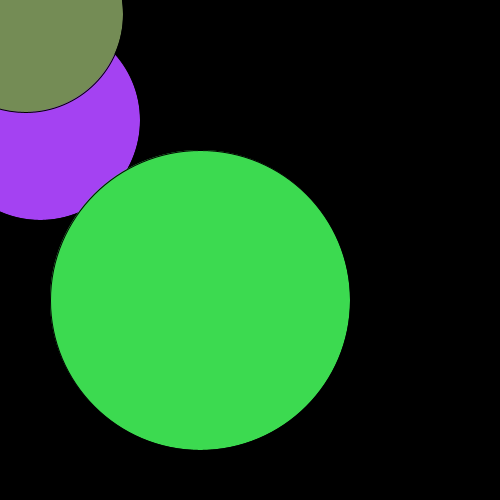
Frame 1 (no input)
Frame 60 (the mouse pressed at the canvas centre just before this capture): identical to frame 1, image omitted
Frame 120 (the mouse held since frame 60 and released just before this capture): identical to frame 1, image omitted

The Processing sketch that drew this single still picture (run headless with seeded random() and noise(); from frame 60 on, the mouse is pressed at the canvas centre):

// Processing sketch: circlesExample
// ── circlesExample.pde
//runnable program, kind of like a main method
//use the class in this file
circle c1 = new circle(40, 120, 100); //MAKING CIRCLE EXIST
circle c2 = new circle(200, 300, 150);
circle c3 = new circle(25, 14, 98);

void setup(){
  size (500, 500);
  frameRate(120);
}

void draw(){
  background(0);
  c1.show(); //DRAWING THE CIRCLE
  c2.show();
  c3.show(); //lower down a thing is the later it is done
}

void keyPressed(){
  //move only X w/ left and right arrows
   if (keyCode == 37){
     c1.moveX(-5);
   }
   if (keyCode == 39){
     c1.moveX(5);
   }
//move only Y w/ up and down arrows
   if (keyCode == 38){
     c1.moveY(-5);
   }
   if (keyCode == 40){
     c1.moveY(5);
   }
}

// ── circle.pde
//define the class in this file
public class circle{
  private int radius; //instance variable
  private int x; //instance variable
  private int y; //instance variable
  private int red, green, blue;

  public circle(int a, int b, int r){ //dont say x y and radius because that would overwrite them. PARAMETERS CAN NOT HAVE SAME NAME AS INSTANCE VALUE
    x = a;
    y = b;
    radius = r;
    red = (int) random(0, 255);
    green = (int) random(0, 255);
    blue = (int) random(0, 255);
  }
  
  public double getArea(){
    return radius*radius*Math.PI;
  }
  
  public void show(){
    fill(red, green, blue);
    ellipse(x, y, radius*2, radius*2);
  }

//GETTERS:
  public int getX(){
    return x;
  }
  
  public int getY(){
    return x;
  }

//movement
  public void moveY(int value){
    y+=value;
  }
  
  public void moveX(int value){
    x+=value;
  }
  
  public void move(){
    x++;
    y++;
    if( x > width) x = 0;
    if(y > height) y = 0;
  }
}
